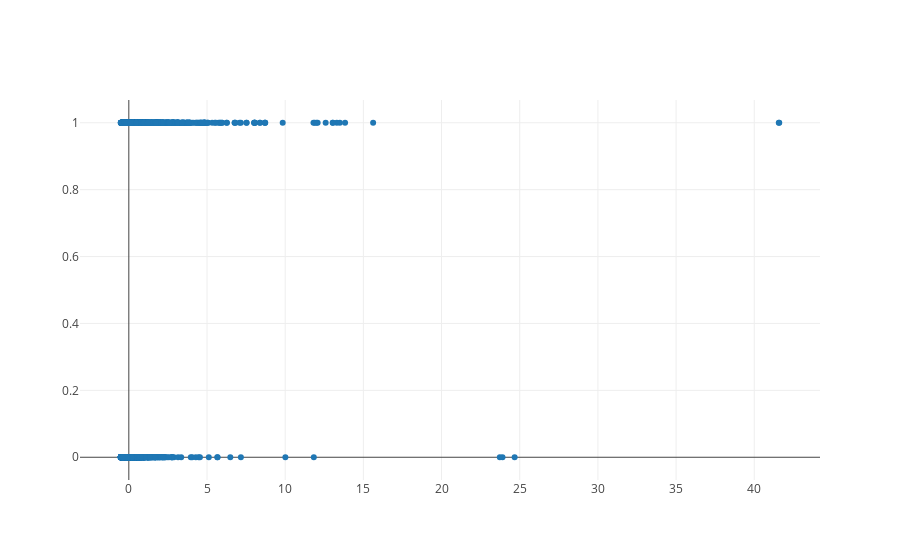

Write notebook code for a chart like this one.
### Code cell
import matplotlib.pyplot as plt
import pandas as pd
import numpy as np
import tensorflow as tf
%matplotlib inline

from plotly import __version__
from plotly.offline import download_plotlyjs, init_notebook_mode, plot, iplot
from plotly.graph_objs import Scatter, Figure, Layout

init_notebook_mode(connected=True)

def getData(filePath):
    data = np.genfromtxt(filePath, delimiter=',')
    x, y = np.array(data[:,0:-1], dtype=float), np.array(data[:,-1],dtype=int)
    return x,y

def normalize_duration(x):
    mu = np.mean(x,axis=0)
    sigma = np.std(x,axis=0)
    return (x - mu)/sigma

def append_bias(x):
    n_training_samples, n_dim  = x.shape[0], x.shape[1]
    return np.reshape(np.c_[np.ones(n_training_samples),x],[n_training_samples,n_dim + 1])

def one_hot_encode(y):
    n = len(y)
    n_unique = len(np.unique(y))
    one_hot_encode = np.zeros((n,n_unique))
    one_hot_encode[np.arange(n), y] = 1
    return one_hot_encode

all_x,all_y = getData('data/all-flippedRegistrationStatus.csv')
# normalize all 'duration in hours' to be its position with respect to the normal distribution (x - mean(x)) / stddev(x)
all_x = normalize_duration(all_x)
iplot([Scatter(x=all_x[:,0], y=all_y, mode='markers')])

# add our '1' column
all_x = append_bias(all_x)
# add an extra column to all_y and one hot encode the values: [[0, 1], [0, 1], [1, 0], [0, 1]]
all_y = one_hot_encode(all_y)


# how many columns in our input matrix
n_dim = all_x.shape[1]

# create a bunch of random numbers for our 80/20 train/test split
rnd_indices = np.random.rand(len(all_x)) < 0.80

# separate train and test values
train_x = all_x[rnd_indices]
train_y = all_y[rnd_indices]
test_x = all_x[~rnd_indices]
test_y = all_y[~rnd_indices]

# select a learning rate and number of epochs to cycle through
learning_rate = 0.1
training_epochs = 100

# create our X,Y and Weight vectors
X = tf.placeholder(tf.float32,[None,n_dim],name='placeX')
Y = tf.placeholder(tf.float32,[None,2],name='placeY')
W = tf.Variable(tf.ones([n_dim,2]),name='Weight')

init = tf.global_variables_initializer()

# make our y_ a sigmoid function of X and W
y_ = tf.nn.sigmoid(tf.matmul(X,W))
cost_function = tf.reduce_mean(tf.reduce_sum((-Y * tf.log(y_)) - ((1 - Y) * tf.log(1 - y_)), 
reduction_indices=[1]))
optimizer = tf.train.GradientDescentOptimizer(learning_rate).minimize(cost_function)

cost_history = np.empty(shape=[1],dtype=float)
with tf.Session() as sess:
    sess.run(init)
    for epoch in range(training_epochs):
        sess.run(optimizer,feed_dict={X:train_x,Y:train_y})
        cost_history = np.append(cost_history,sess.run(cost_function,
        	feed_dict={X: train_x,Y: train_y}))
    
    y_pred = sess.run(y_ , feed_dict={X: train_x})
    print("y_pred: ",y_pred)
    
    correct_prediction = tf.equal(tf.argmax(y_,1), tf.argmax(Y,1))
    print("Ymax: ",tf.argmax(Y,1))
    accuracy = tf.reduce_mean(tf.cast(correct_prediction, tf.float32))
    print("Accuracy: ",(sess.run(accuracy, feed_dict={X: test_x, Y: test_y})))
    
#     # Graphic display
#     plt.plot(train_x, train_y, 'ro', label='Original data')
#     lin_x = append_bias(normalize_duration(np.matrix(np.arange(0,15,0.2)).transpose()))
#     lin_y = sess.run(y_,feed_dict={X: lin_x})
#     plt.plot(lin_x, lin_y, label='Fitted line vs Training')

#     plt.plot(test_x, test_y, 'bo', label='Testing data')
#     plt.legend()
#     plt.title("Fitted line")

#     print("lin_x: ",lin_x)
#     print("lin_y: ",lin_y)

### Figure 1 — Plotly figure (JSON) as saved in the notebook; plotly's stock layout.template omitted (floating-point values rounded to 4 significant figures; data arrays with more than 128 entries replaced by an {"elided": "..."} marker saying what was removed)
{"data": [{"mode": "markers", "type": "scatter", "x": {"elided": "12753 float values"}, "y": {"elided": "12753 int values"}}], "layout": {}}
